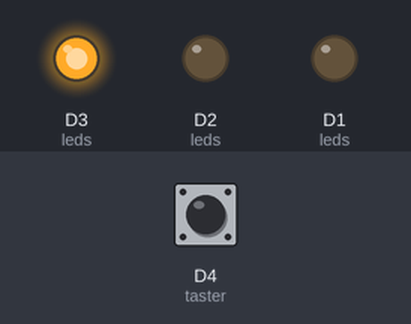
This program was run on a simulated ESP8266 (NodeMCU). Parts: output pins drawn as LEDs (lit = HIGH). The test bench sets the inputs (shaded band); at power-on: D4 (taster) LOW.

Above: at 1.7 s.
1.8 s: D4 (taster) pulled HIGH for 0.15 s
At 2.9 s:
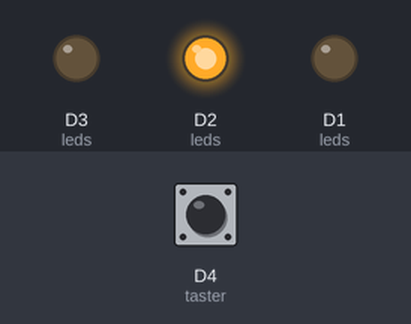
At 4.0 s:
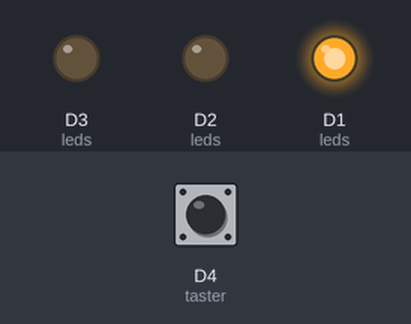
Timing chart, 0 to 10.8 s (numbered marks = the images above; inputs shaded):
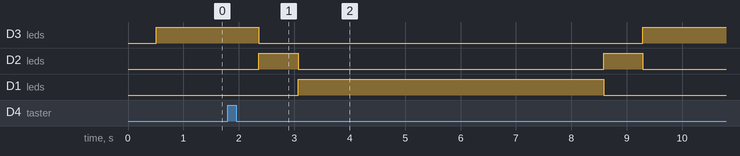

The program:

main.cpp
```cpp
#include <Arduino.h>

const int gruenLed = D1;
const int gelbLed = D2;
const int rotLed = D3;
const int taster = D4;
const int taster2 = D5;

const int leds[] = {rotLed, gelbLed, gruenLed};
const int ledCount = 3;
const int pwmMax = 255;
const int fadeSchritt = 2;
const int orangeHaltMs = 200;

int fadeSchrittMs[ledCount];
int fadeHelligkeit[ledCount];
int fadeRichtung[ledCount];
bool fadeHalten[ledCount];
unsigned long fadeLetzterSchritt[ledCount];

int ledIndex(int led) {
    for (int i = 0; i < ledCount; i++) {
        if (leds[i] == led) {
            return i;
        }
    }
    return -1;
}

void fadeAktualisieren() {
    unsigned long jetzt = millis();

    for (int i = 0; i < ledCount; i++) {
        if (fadeRichtung[i] == 0) {
            continue;
        }
        if (jetzt - fadeLetzterSchritt[i] < (unsigned long)fadeSchrittMs[i]) {
            continue;
        }

        fadeLetzterSchritt[i] = jetzt;
        fadeHelligkeit[i] += fadeRichtung[i];

        if (fadeHelligkeit[i] >= pwmMax) {
            fadeHelligkeit[i] = pwmMax;
            fadeRichtung[i] = fadeHalten[i] ? 0 : -1;
        } else if (fadeHelligkeit[i] <= 0) {
            fadeHelligkeit[i] = 0;
            fadeRichtung[i] = 0;
        }

        analogWrite(leds[i], fadeHelligkeit[i]);
    }
}

bool fadeLaeuft() {
    for (int i = 0; i < ledCount; i++) {
        if (fadeRichtung[i] != 0) {
            return true;
        }
    }
    return false;
}

void warte(unsigned long ms) {
    unsigned long start = millis();
    while (millis() - start < ms) {
        fadeAktualisieren();
        yield();
    }
}

void warteBisFertig() {
    while (fadeLaeuft()) {
        fadeAktualisieren();
        yield();
    }
}

void fadeEin(int led, int schrittMs) {
    int i = ledIndex(led);
    if (i < 0) {
        return;
    }

    fadeSchrittMs[i] = schrittMs;
    fadeHelligkeit[i] = 0;
    fadeRichtung[i] = 1;
    fadeHalten[i] = true;
    fadeLetzterSchritt[i] = millis();
    analogWrite(led, 0);
}

void fadeAus(int led, int schrittMs) {
    int i = ledIndex(led);
    if (i < 0) {
        return;
    }

    fadeSchrittMs[i] = schrittMs;
    fadeRichtung[i] = -1;
    fadeHalten[i] = false;
    fadeLetzterSchritt[i] = millis();
}

void wechsel(int vonLed, int nachLed) {
    fadeAus(vonLed, fadeSchritt);
    fadeEin(nachLed, fadeSchritt);
    warteBisFertig();
}

void warteAufTaster() {
    while (digitalRead(taster) == HIGH) {
        fadeAktualisieren();
        yield();
    }
    warte(50);

    while (true) {
        fadeAktualisieren();
        if (digitalRead(taster) == HIGH) {
            warte(50);
            if (digitalRead(taster) == HIGH) {
                return;
            }
        }
        yield();
    }
}

void setup() {
    analogWriteRange(pwmMax);
    analogWriteFreq(1000);

    pinMode(taster, INPUT);

    for (int i = 0; i < ledCount; i++) {
        pinMode(leds[i], OUTPUT);
        analogWrite(leds[i], 0);
        fadeRichtung[i] = 0;
        fadeHelligkeit[i] = 0;
        fadeHalten[i] = false;
    }

    fadeEin(rotLed, fadeSchritt);
    warteBisFertig();
}

void loop() {
    warteAufTaster();

    wechsel(rotLed, gelbLed);
    warte(orangeHaltMs);
    wechsel(gelbLed, gruenLed);

    warte(5000);

    wechsel(gruenLed, gelbLed);
    warte(orangeHaltMs);
    wechsel(gelbLed, rotLed);
}
```

Measured:
- after the input at 1.8 s, D3 (leds): HIGH → LOW after 0.56 s, → HIGH 6.9 s later; D2 (leds): alternates HIGH for 0.71 s and LOW for 5.5 s, starting after 0.56 s; D1 (leds): LOW → HIGH after 1.3 s, → LOW 5.5 s later
